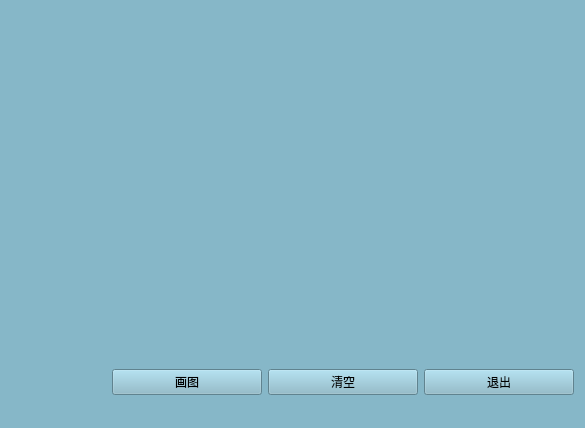
<?xml version="1.0" encoding="UTF-8"?>
<ui version="4.0">
 <class>QSoundRout</class>
 <widget class="QMainWindow" name="QSoundRout">
  <property name="geometry">
   <rect>
    <x>0</x>
    <y>0</y>
    <width>585</width>
    <height>428</height>
   </rect>
  </property>
  <property name="windowTitle">
   <string>QSoundRout</string>
  </property>
  <property name="styleSheet">
   <string notr="true">background-color: rgb(134, 183, 200);
</string>
  </property>
  <widget class="QWidget" name="centralWidget">
   <layout class="QVBoxLayout" name="verticalLayout_2">
    <item>
     <layout class="QVBoxLayout" name="verticalLayout">
      <item>
       <widget class="QWidget" name="widget" native="true"/>
      </item>
      <item>
       <layout class="QHBoxLayout" name="horizontalLayout">
        <item>
         <spacer name="horizontalSpacer">
          <property name="orientation">
           <enum>Qt::Horizontal</enum>
          </property>
          <property name="sizeHint" stdset="0">
           <size>
            <width>40</width>
            <height>20</height>
           </size>
          </property>
         </spacer>
        </item>
        <item>
         <widget class="QPushButton" name="pushButton">
          <property name="minimumSize">
           <size>
            <width>150</width>
            <height>0</height>
           </size>
          </property>
          <property name="text">
           <string>画图</string>
          </property>
         </widget>
        </item>
        <item>
         <widget class="QPushButton" name="pushButtonClear">
          <property name="minimumSize">
           <size>
            <width>150</width>
            <height>0</height>
           </size>
          </property>
          <property name="maximumSize">
           <size>
            <width>150</width>
            <height>16777215</height>
           </size>
          </property>
          <property name="text">
           <string>清空</string>
          </property>
          <property name="icon">
           <iconset resource="res.qrc">
            <normaloff>:/new/prefix1/image/Broom.jpeg</normaloff>:/new/prefix1/image/Broom.jpeg</iconset>
          </property>
         </widget>
        </item>
        <item>
         <widget class="QPushButton" name="pushButtonExit">
          <property name="minimumSize">
           <size>
            <width>150</width>
            <height>0</height>
           </size>
          </property>
          <property name="maximumSize">
           <size>
            <width>150</width>
            <height>16777215</height>
           </size>
          </property>
          <property name="text">
           <string>退出</string>
          </property>
          <property name="icon">
           <iconset resource="res.qrc">
            <normaloff>:/new/prefix1/image/exit.png</normaloff>:/new/prefix1/image/exit.png</iconset>
          </property>
         </widget>
        </item>
       </layout>
      </item>
     </layout>
    </item>
   </layout>
  </widget>
  <widget class="QMenuBar" name="menuBar">
   <property name="geometry">
    <rect>
     <x>0</x>
     <y>0</y>
     <width>585</width>
     <height>22</height>
    </rect>
   </property>
  </widget>
  <widget class="QStatusBar" name="statusBar"/>
 </widget>
 <layoutdefault spacing="6" margin="11"/>
 <resources>
  <include location="res.qrc"/>
 </resources>
 <connections/>
</ui>
